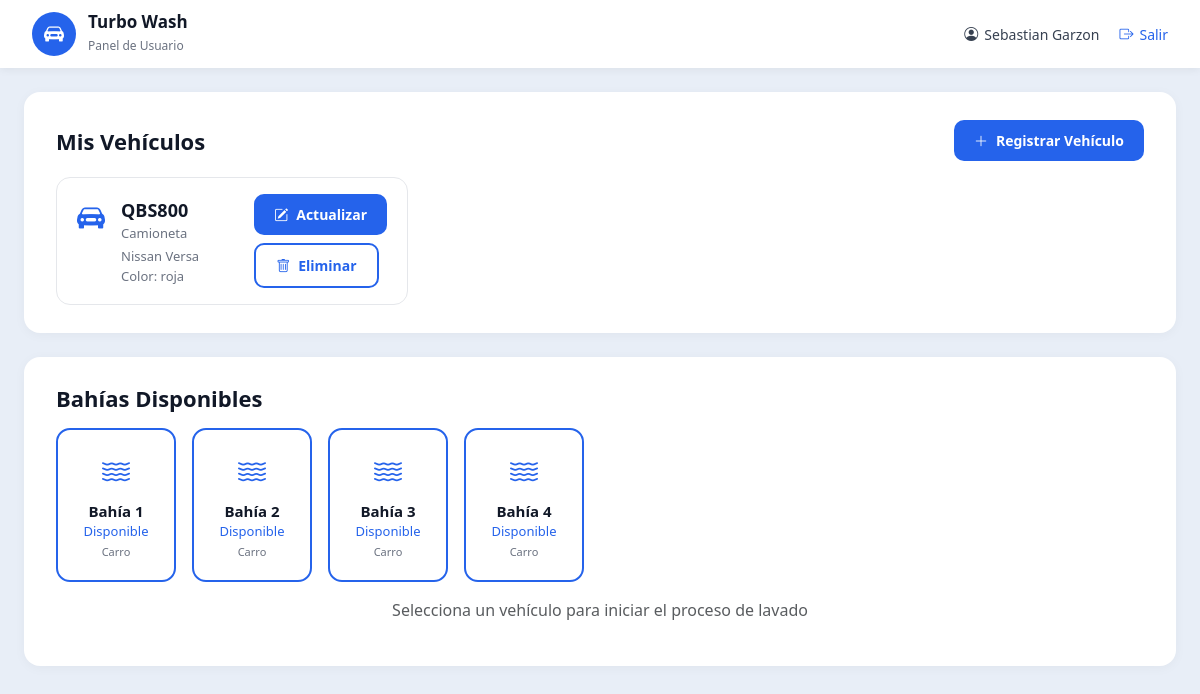
/panel/ (signed in), run on an earlier commit of the app's database.
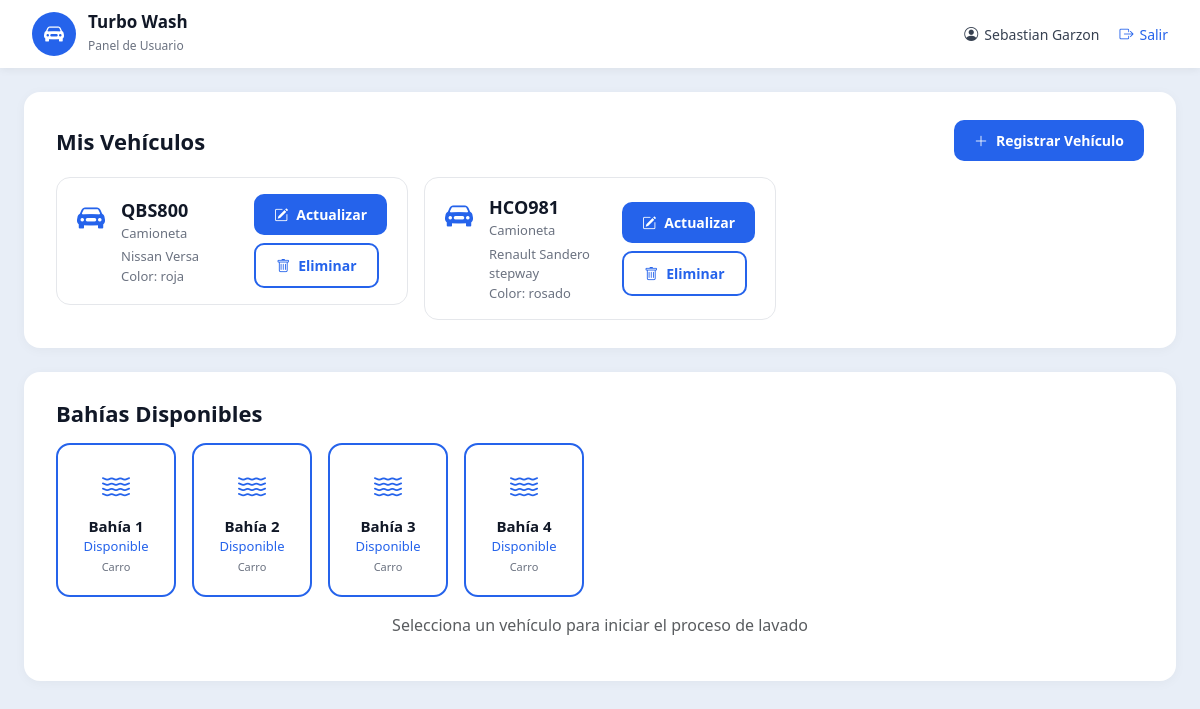
And on a later commit of the database.
### core/models.py (models this page shows, shortened)
class Vehiculo(models.Model):
    TIPO_CHOICES = [
        ('Moto', 'Moto'),
        ('Carro', 'Carro'),
        ('Camioneta', 'Camioneta'),
    ]
    usuario = models.ForeignKey(User, on_delete=models.CASCADE, related_name='vehiculos')
    tipo = models.CharField(max_length=20, choices=TIPO_CHOICES)
    placa = models.CharField(max_length=10, unique=True)
    marca = models.CharField(max_length=50)
    modelo = models.CharField(max_length=50)
    color = models.CharField(max_length=30)
    class Meta:
        verbose_name = 'Vehículo'
        verbose_name_plural = 'Vehículos'

class Bahia(models.Model):
    TIPO_CHOICES = [
        ('Carro', 'Carro'),
        ('Moto', 'Moto'),
    ]
    numero = models.IntegerField(unique=True)
    tipo = models.CharField(max_length=10, choices=TIPO_CHOICES)
    ocupada = models.BooleanField(default=False)
    class Meta:
        verbose_name = 'Bahía'
        verbose_name_plural = 'Bahías'
        ordering = ['numero']

### core/views.py (the view)
# urls.py: path('panel/', views.dashboard_view, name='dashboard'),
@login_required
def dashboard_view(request):
    liberar_bahias_expiradas()
    vehiculos = Vehiculo.objects.filter(usuario=request.user)
    tipos_vehiculo = set(vehiculos.values_list('tipo', flat=True))
    tiene_moto = 'Moto' in tipos_vehiculo
    tiene_carro = 'Carro' in tipos_vehiculo or 'Camioneta' in tipos_vehiculo
    bahias = []
    if tiene_moto and tiene_carro:
        bahias = Bahia.objects.all()
    elif tiene_moto:
        bahias = Bahia.objects.filter(tipo='Moto')
    elif tiene_carro:
        bahias = Bahia.objects.filter(tipo='Carro')
    orden_activa = OrdenLavado.objects.filter(
        usuario=request.user,
        estado='en_progreso'
    ).first()
    vehiculos_en_lavado = set(
        OrdenLavado.objects.filter(
            usuario=request.user,
            estado='en_progreso'
        ).values_list('vehiculo_id', flat=True)
    )
    tiene_orden_activa = OrdenLavado.objects.filter(
        usuario=request.user,
        estado='en_progreso'
    ).exists()
    context = {
        'vehiculos': vehiculos,
        'bahias': bahias,
        'tiene_moto': tiene_moto,
        'tiene_carro': tiene_carro,
        'orden_activa': orden_activa,
        'vehiculos_en_lavado': vehiculos_en_lavado,
        'tiene_orden_activa': tiene_orden_activa,
    }
    return render(request, 'core/dashboard.html', context)

### core/views.py (called while the page is built)
def liberar_bahias_expiradas():
    ordenes_expiradas = OrdenLavado.objects.filter(
        estado='en_progreso',
        fecha_fin__lte=timezone.now()
    )
    for orden in ordenes_expiradas:
        orden.estado = 'completado'
        orden.save()
        if orden.bahia:
            orden.bahia.ocupada = False
            orden.bahia.save()

### templates/core/dashboard.html (shortened to what the changed rows need)
{% extends 'core/base.html' %}
{% block content %}
<div class="container-fluid" style="max-width: 1200px; padding: 24px;">
    <div class="section-card">
        <div class="d-flex justify-content-between align-items-center mb-3">
            <h2>Mis Vehículos</h2>
        </div>
        <div class="row g-3">
            {% for vehiculo in vehiculos %}
            <div class="col-md-4 col-sm-6">
                <div class="vehicle-card {% if vehiculo.id in vehiculos_en_lavado %}in-wash{% endif %} {% if selected_vehiculo_id == vehiculo.id %}selected{% endif %}"
                     data-vehiculo-id="{{ vehiculo.id }}"
                     data-vehiculo-tipo="{{ vehiculo.tipo }}"
                     data-en-lavado="{% if vehiculo.id in vehiculos_en_lavado %}true{% else %}false{% endif %}"
                     onclick="selectVehicle(this)">
                    <div class="d-flex align-items-center justify-content-between">
                        <div class="d-flex align-items-start gap-3">
                            <i class="bi {% if vehiculo.tipo == 'Moto' %}bi-bicycle{% else %}bi-car-front-fill{% endif %}"
                               style="font-size: 28px; color: var(--primary);"></i>
                            <div>
                                <div class="plate">{{ vehiculo.placa }}</div>
                                <div class="type-badge">{{ vehiculo.tipo }}</div>
                                <div class="details mt-1">
                                    {{ vehiculo.marca }} {{ vehiculo.modelo }}<br>
                                    Color: {{ vehiculo.color }}
                                </div>
                            </div>
                        </div>
                        <div class="vehicle-actions">
                            <a href="{% url 'actualizar_vehiculo' vehiculo.id %}" class="btn-vehicle-action btn-vehicle-update" onclick="event.stopPropagation();">
                                <i class="bi bi-pencil-square"></i> Actualizar
                            </a>
                            <form method="post" action="{% url 'eliminar_vehiculo' vehiculo.id %}" onsubmit="event.stopPropagation(); return confirm('¿Estás seguro de eliminar este vehículo?');">
                                <button type="submit" class="btn-vehicle-action btn-vehicle-delete" onclick="event.stopPropagation();">
                                    <i class="bi bi-trash"></i> Eliminar
                                </button>
                            </form>
                        </div>
                    </div>
                </div>
            </div>
            {% empty %}
            <div class="col-12">
                <p class="text-center text-muted">No tienes vehículos registrados.</p>
            </div>
            {% endfor %}
        </div>
    </div>
    {% if bahias %}
    <div class="section-card">
        <h2 class="mb-3">Bahías Disponibles</h2>
        <div class="d-flex flex-wrap gap-3">
            {% for bahia in bahias %}
            <div class="bay-card {% if bahia.ocupada %}occupied{% else %}available{% endif %}"
                 data-bahia-id="{{ bahia.id }}"
                 data-bahia-tipo="{{ bahia.tipo }}"
                     {% if not bahia.ocupada and not tiene_orden_activa %}onclick="selectBay(this)"{% endif %}>
                <div class="bay-icon">
                    <i class="bi bi-water"></i>
                </div>
                <div class="bay-name">Bahía {{ bahia.numero }}</div>
                <div class="bay-status">
                    {% if bahia.ocupada %}Ocupada{% else %}Disponible{% endif %}
                </div>
                <div class="bay-type-label">{{ bahia.tipo }}</div>
            </div>
            {% endfor %}
        </div>
    </div>
    {% endif %}
</div>
{% endblock %}

What changed in the data, as far as the page shows it:
added Vehiculo: placa "HCO981", tipo "Camioneta", marca "Renault", modelo "Sandero stepway", color "rosado"
